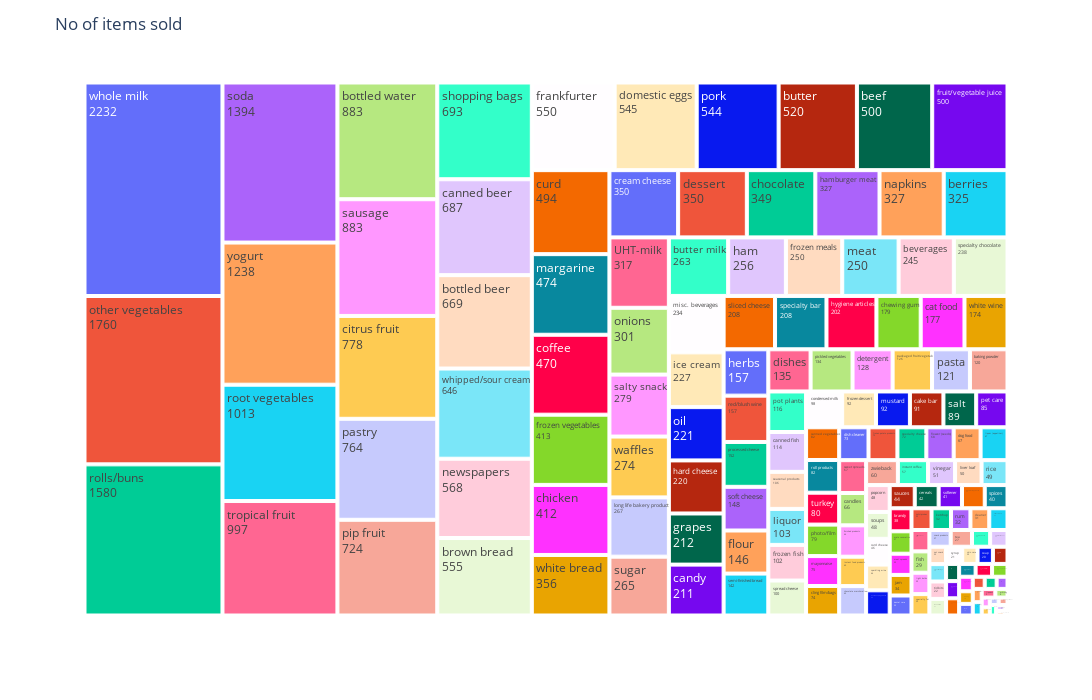

Write notebook code for a chart like this one.
### Code cell
fig = px.treemap(df_items, path = ['itemDescription'], values = 'Frequency')
fig.update_layout(title = 'No of items sold', width = 1100, height=700)
fig.update_traces(textinfo='label+value')
fig.show()

### Figure 1 — Plotly figure (JSON) as saved in the notebook; plotly's stock layout.template omitted (floating-point values rounded to 4 significant figures; data arrays with more than 128 entries replaced by an {"elided": "..."} marker saying what was removed)
{"data": [{"branchvalues": "total", "domain": {"x": [0, 1], "y": [0, 1]}, "hovertemplate": "labels=%{label}<br>Frequency=%{value}<br>parent=%{parent}<br>id=%{id}<extra></extra>", "ids": {"elided": "167 str values"}, "labels": {"elided": "167 str values"}, "name": "", "parents": {"elided": "167 str values"}, "textinfo": "label+value", "type": "treemap", "values": {"elided": "167 int values"}}], "layout": {"height": 700, "legend": {"tracegroupgap": 0}, "margin": {"t": 60}, "title": {"text": "No of items sold"}, "width": 1100}}
